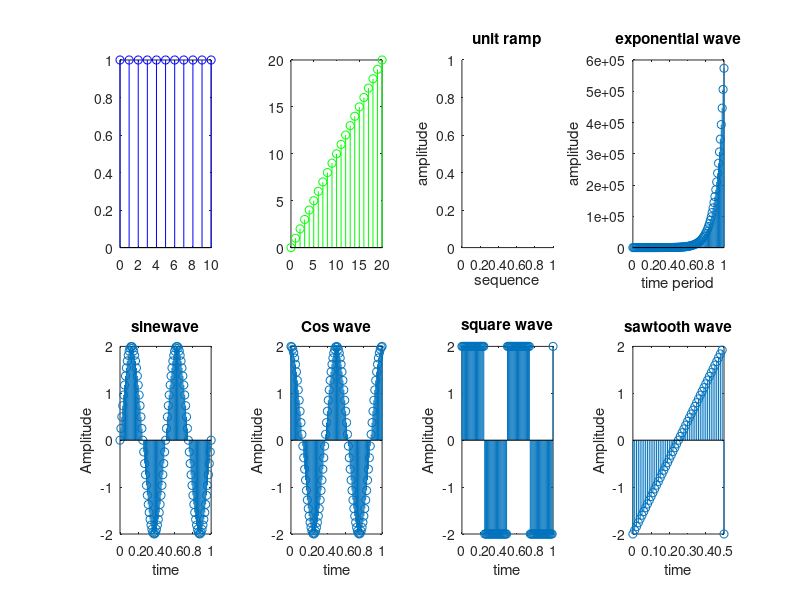

The MATLAB script that drew this image:
%% 1.Unit Impulse function
i=1;
for n=-10:10
    if n~=0
        x(i)=0;
        i=i+1;
    else
        x(i)=1;
        i=i+1;
    end
end
n=-10:10;
subplot(2,4,1);
stem(n,x,'b')

ylabel('amplitude');
xlabel('time period');
title('Unit impulse');
%% 2.Unit Step function
n=0:10;
x=ones(1,11);
stem(n,x,'b');
subplot(2,4,2);
stem(n,x,'b');
ylabel('amplitude');
xlabel('sequence');
title('unit step');
%% 3.Unit Ramp function
n=0:20;
x=n;
%plot(n,x)
stem(n,x,'g');
subplot(2,4,3);
ylabel('amplitude');
xlabel('sequence');
title('unit ramp');
%% 4.exponential waveform
t=0:0.01:1;
a=2;
b=a*exp(2*pi*2*t);
subplot(2,4,4);
stem(t,b);
title ('exponential wave'); 
ylabel('amplitude');
xlabel('time period');
%% 5.sine wave
t=0:0.01:1;
a=2;
b=a*sin(2*pi*2*t);
subplot(2,4,5);
stem(t,b);
xlabel('time');
ylabel('Amplitude');
title ('sinewave');
%% 6.cosine wave
t=0:0.01:1;
a=2;
b=a*cos(2*pi*2*t);
subplot(2,4,6);
stem(t,b);
xlabel('time');
ylabel('Amplitude');
title ('Cos wave');
%% 7.Square wave
t=0:0.01:1;
a=2;
b=a*square(2*pi*2*t);
subplot(2,4,7);
stem(t,b);
xlabel('time');
ylabel('Amplitude');
title ('square wave');
%% 8.Sawtooth
t=0:0.01:0.5;
a=2;
b=a*sawtooth(2*pi*2*t);
subplot(2,4,8);
stem(t,b);
xlabel('time');
ylabel('Amplitude');
title ('sawtooth wave'); 









